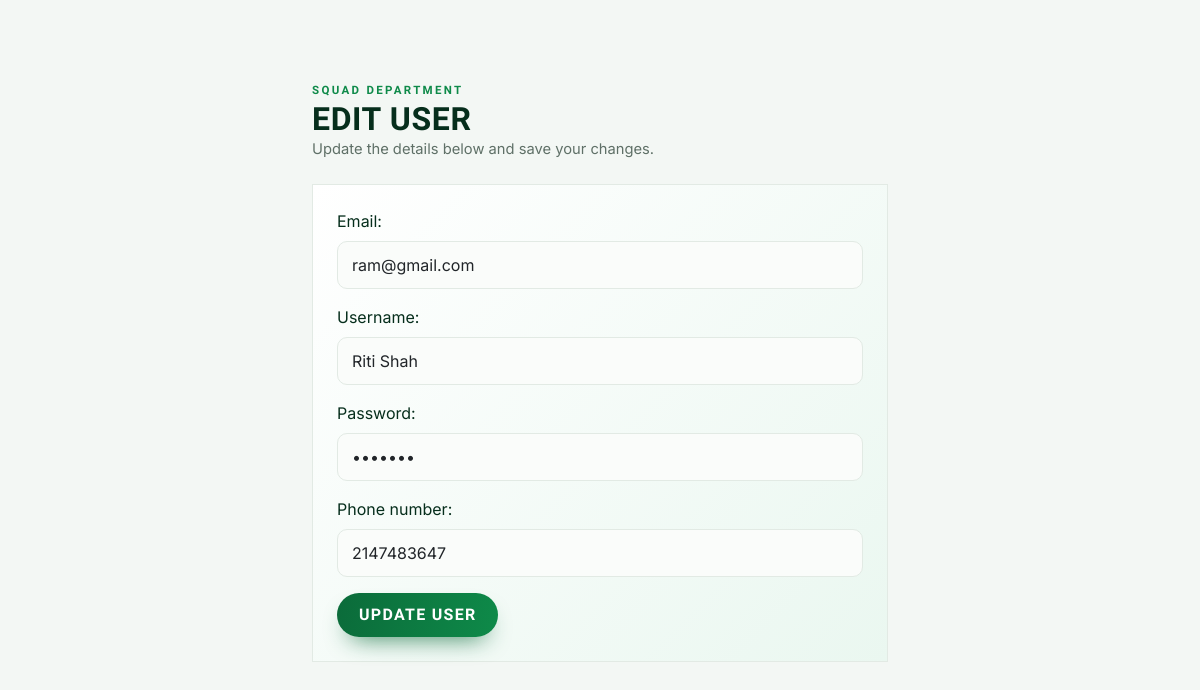
Page /Admin/modifier.php?id=4 (signed in) on the committed database.
### tables this page shows
CREATE TABLE `user` (
  `id` int(150) NOT NULL,
  `username` varchar(30) NOT NULL,
  `email` varchar(30) NOT NULL,
  `password` varchar(10) NOT NULL,
  `phone_number` int(10) NOT NULL
);

### Admin/modifier.php (the view, shortened to what this page needs)
<!DOCTYPE html>
<html lang="en">
<head>
    <link rel="stylesheet" href="../css/bootstrap.css">
    <link rel="stylesheet" href="../css/style.css">
</head>
<body class="bg-content">
  <?php
    include 'config.php';
    $id = $_SESSION["id"];
    $statement = $conn->prepare("SELECT * FROM user WHERE id = ?");
    $statement->bind_param("i", $id);
    $statement->execute();
    $result = $statement->get_result();
    $row = $result->fetch_assoc();
  ?>
    <main class="d-flex justify-content-center">
        <div class="container w-50 mt-5">
            <div class="dashboard-page-title mb-4">
                <span class="page-kicker">Squad department</span>
                <h1>Edit User</h1>
                <p>Update the details below and save your changes.</p>
            </div>
            <div class="card__items card__items--blue p-4" style="width:auto;height:auto">
                <form method="POST" action="updateuser.php" enctype="multipart/form-data">
                    <div class="mb-3">
                        <label for="email" class="form-label">Email:</label>
                        <input type="email" class="form-control" id="email" name="email" value="<?php echo htmlspecialchars($row['email']) ?>">
                    </div>
                    <div class="mb-3">
                        <label for="username" class="form-label">Username:</label>
                        <input type="text" class="form-control" id="username" name="username" value="<?php echo htmlspecialchars($row['username']) ?>">
                    </div>
                    <div class="mb-3">
                        <label for="password" class="form-label">Password:</label>
                        <input type="password" class="form-control" id="password" name="password" value="<?php echo htmlspecialchars($row['password']) ?>">
                    </div>
                    <div class="mb-3">
                        <label for="phone_number" class="form-label">Phone number:</label>
                        <input type="number" class="form-control" id="phone_number" name="phone_number" value="<?php echo htmlspecialchars($row['phone_number']) ?>">
                    </div>
                    <button type="submit" name="submit" class="btn btn-primary">Update user</button>
                </form>
            </div>
        </div>
    </main>
</body>
</html>

### css/style.css (style rules this page uses)
:root { --pitch: #0B6B3A; --pitch-mid: #0E8A49; --pitch-deep: #062E1C; --pitch-dark: #04170E; --lime: #B8F32B; --lime-deep: #9BE01B; --paper: #F3F7F4; --ink: #0E1A13; --muted: #5F7067; --line: #E2EAE4; --danger: #E5484D; --radius: 16px; --shadow: 0 22px 45px -24px rgba(6, 46, 28, .4); --font-display: 'Barlow Condensed', Impact, sans-serif; --font-body: 'Inter', system-ui, sans-serif; }
* { font-family: var(--font-body); }
body { color: var(--ink); }
h1, h2, h3, h4, h5, h6 { font-family: var(--font-display); text-transform: uppercase; letter-spacing: .02em; font-weight: 800; }
.bg-content { background: var(--paper); }
.card__items--blue { background: linear-gradient(135deg, #fff, #EAF7F0); color: var(--pitch-deep); border: 1px solid var(--line); }
.page-kicker { color: var(--pitch-mid); font-family: var(--font-display); font-weight: 700; letter-spacing: .2em; text-transform: uppercase; font-size: .72rem; }
.btn-primary { background: linear-gradient(100deg, var(--pitch), var(--pitch-mid)); border: 0; color: #fff; font-family: var(--font-display); font-weight: 700; letter-spacing: .08em; text-transform: uppercase; border-radius: 999px; padding: 10px 22px; box-shadow: 0 12px 24px -12px rgba(11, 107, 58, .9); }
.form-control, .form-select { border: 1.5px solid var(--line); border-radius: 10px; padding: 11px 14px; background: #FAFCFA; }
.dashboard-page-title { margin: 28px 0 6px; }
.dashboard-page-title h1 { color: var(--pitch-deep); font-size: 2rem; margin: 0; }
.dashboard-page-title p { color: var(--muted); margin: 0; font-size: .92rem; }

### rows in the picture
user: email "ram@gmail.com", username "Riti Shah", phone_number "2147483647"
